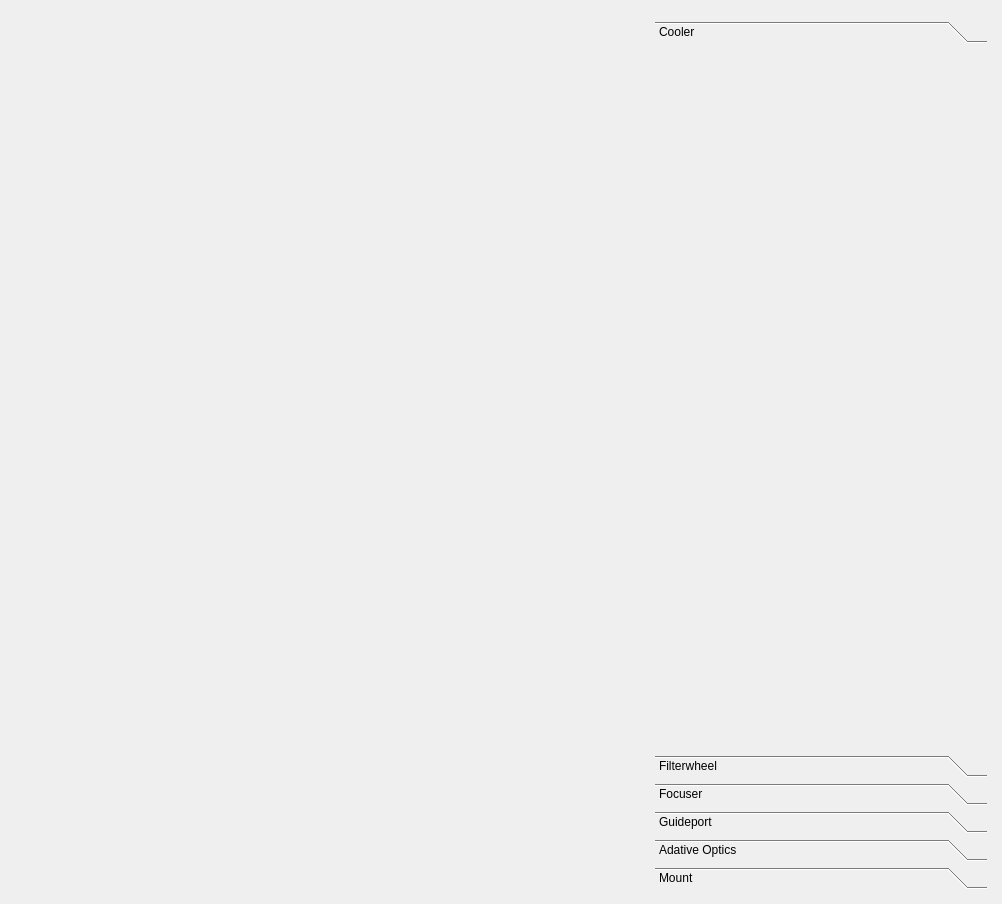
<?xml version="1.0" encoding="UTF-8"?>
<ui version="4.0">
 <class>snowgui::takeimagewindow</class>
 <widget class="QWidget" name="snowgui::takeimagewindow">
  <property name="geometry">
   <rect>
    <x>0</x>
    <y>0</y>
    <width>1002</width>
    <height>904</height>
   </rect>
  </property>
  <property name="windowTitle">
   <string>Form</string>
  </property>
  <layout class="QGridLayout" name="gridLayout">
   <property name="leftMargin">
    <number>6</number>
   </property>
   <property name="topMargin">
    <number>6</number>
   </property>
   <property name="rightMargin">
    <number>6</number>
   </property>
   <property name="bottomMargin">
    <number>6</number>
   </property>
   <item row="0" column="0">
    <widget class="snowgui::imagedisplaywidget" name="imageWidget" native="true"/>
   </item>
   <item row="0" column="1">
    <widget class="QWidget" name="deviceWidget" native="true">
     <property name="maximumSize">
      <size>
       <width>350</width>
       <height>16777215</height>
      </size>
     </property>
     <layout class="QVBoxLayout" name="verticalLayout">
      <item>
       <widget class="snowgui::ccdcontrollerwidget" name="ccdcontrollerWidget" native="true"/>
      </item>
      <item>
       <widget class="QToolBox" name="toolBox">
        <property name="currentIndex">
         <number>0</number>
        </property>
        <widget class="snowgui::coolercontrollerwidget" name="coolercontrollerWidget">
         <property name="geometry">
          <rect>
           <x>0</x>
           <y>0</y>
           <width>326</width>
           <height>644</height>
          </rect>
         </property>
         <attribute name="label">
          <string>Cooler</string>
         </attribute>
        </widget>
        <widget class="snowgui::filterwheelcontrollerwidget" name="filterwheelcontrollerWidget">
         <property name="geometry">
          <rect>
           <x>0</x>
           <y>0</y>
           <width>326</width>
           <height>638</height>
          </rect>
         </property>
         <attribute name="label">
          <string>Filterwheel</string>
         </attribute>
        </widget>
        <widget class="snowgui::focusercontrollerwidget" name="focusercontrollerWidget">
         <property name="geometry">
          <rect>
           <x>0</x>
           <y>0</y>
           <width>326</width>
           <height>638</height>
          </rect>
         </property>
         <attribute name="label">
          <string>Focuser</string>
         </attribute>
        </widget>
        <widget class="snowgui::guideportcontrollerwidget" name="guideportcontrollerWidget">
         <property name="geometry">
          <rect>
           <x>0</x>
           <y>0</y>
           <width>326</width>
           <height>638</height>
          </rect>
         </property>
         <attribute name="label">
          <string>Guideport</string>
         </attribute>
        </widget>
        <widget class="snowgui::adaptiveopticscontrollerwidget" name="adaptiveopticscontrollerWidget">
         <property name="geometry">
          <rect>
           <x>0</x>
           <y>0</y>
           <width>326</width>
           <height>638</height>
          </rect>
         </property>
         <attribute name="label">
          <string>Adative Optics</string>
         </attribute>
        </widget>
        <widget class="snowgui::mountcontrollerwidget" name="mountcontrollerWidget">
         <property name="geometry">
          <rect>
           <x>0</x>
           <y>0</y>
           <width>326</width>
           <height>638</height>
          </rect>
         </property>
         <attribute name="label">
          <string>Mount</string>
         </attribute>
        </widget>
       </widget>
      </item>
     </layout>
    </widget>
   </item>
  </layout>
 </widget>
 <customwidgets>
  <customwidget>
   <class>snowgui::imagedisplaywidget</class>
   <extends>QWidget</extends>
   <header location="global">imagedisplaywidget.h</header>
   <container>1</container>
   <slots>
    <slot>rectangleSelected(astro::image::ImageRectangle)</slot>
   </slots>
  </customwidget>
  <customwidget>
   <class>snowgui::ccdcontrollerwidget</class>
   <extends>QWidget</extends>
   <header location="global">ccdcontrollerwidget.h</header>
   <container>1</container>
   <slots>
    <signal>imageReceived()</signal>
   </slots>
  </customwidget>
  <customwidget>
   <class>snowgui::guideportcontrollerwidget</class>
   <extends>QWidget</extends>
   <header location="global">guideportcontrollerwidget.h</header>
   <container>1</container>
  </customwidget>
  <customwidget>
   <class>snowgui::coolercontrollerwidget</class>
   <extends>QWidget</extends>
   <header location="global">coolercontrollerwidget.h</header>
   <container>1</container>
  </customwidget>
  <customwidget>
   <class>snowgui::focusercontrollerwidget</class>
   <extends>QWidget</extends>
   <header location="global">focusercontrollerwidget.h</header>
   <container>1</container>
  </customwidget>
  <customwidget>
   <class>snowgui::filterwheelcontrollerwidget</class>
   <extends>QWidget</extends>
   <header location="global">filterwheelcontrollerwidget.h</header>
   <container>1</container>
  </customwidget>
  <customwidget>
   <class>snowgui::adaptiveopticscontrollerwidget</class>
   <extends>QWidget</extends>
   <header location="global">adaptiveopticscontrollerwidget.h</header>
   <container>1</container>
  </customwidget>
  <customwidget>
   <class>snowgui::mountcontrollerwidget</class>
   <extends>QWidget</extends>
   <header location="global">mountcontrollerwidget.h</header>
   <container>1</container>
  </customwidget>
 </customwidgets>
 <resources/>
 <connections/>
</ui>
